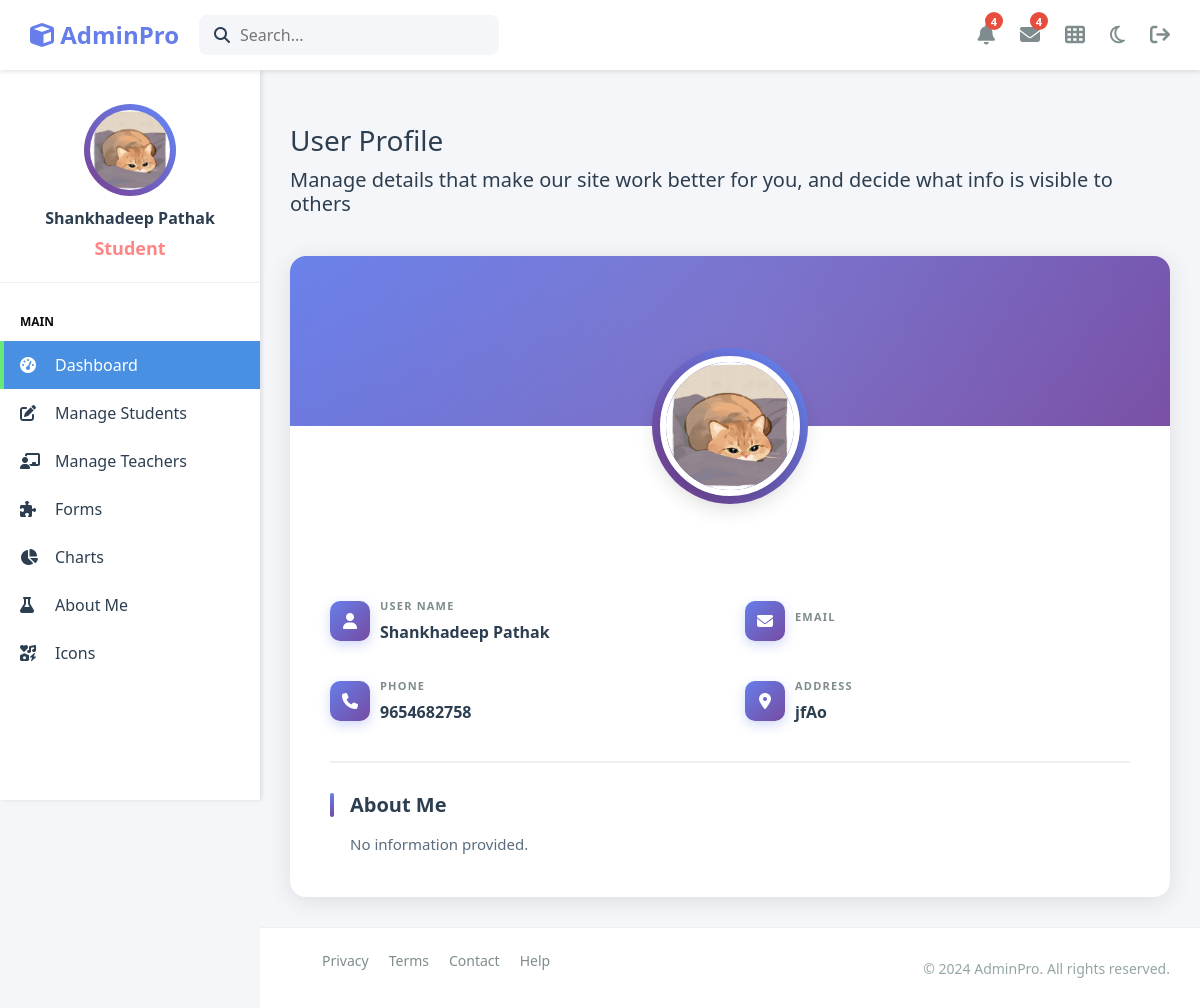
Page /Admin-Dashboard/profile_pages/student_profile.php (signed in) on the committed database.
### tables this page shows
CREATE TABLE `student_tbl` (
  `s_id` int(200) NOT NULL,
  `s_name` varchar(200) NOT NULL,
  `s_gender` varchar(20) NOT NULL,
  `s_dob` date NOT NULL,
  `s_g_name` varchar(200) NOT NULL,
  `s_g_type` varchar(20) NOT NULL,
  `c_id` int(20) NOT NULL,
  `s_class` varchar(20) NOT NULL,
  `s_roll` varchar(20) NOT NULL,
  `s_section` varchar(25) NOT NULL,
  `s_address` varchar(200) NOT NULL,
  `s_img` varchar(250) NOT NULL,
  `s_phone` varchar(20) NOT NULL,
  `s_institute` varchar(200) NOT NULL,
  `s_registration` varchar(200) NOT NULL,
  `username` varchar(200) NOT NULL,
  `password` varchar(200) NOT NULL,
  `s_status` varchar(20) DEFAULT NULL,
  `created_at` timestamp NOT NULL DEFAULT current_timestamp(),
  `updated_at` timestamp NOT NULL DEFAULT current_timestamp() ON UPDATE current_timestamp()
);

### Admin-Dashboard/profile_pages/student_profile.php (the view, shortened to what this page needs)
<?php
include('../../Include/header.php');
if($_SESSION['userAuth']!="" && $_SESSION['userAuth']!=NULL)
$s_id=$_SESSION['s_id'];
include('../../Include/sidebar.php');
?>
<main class="main-content profile-page">
    <div class="page-header">
        <h1>User Profile</h1>
        <h5>Manage details that make our site work better for you, and decide what info is visible to others</h5>
    </div>
    <?php
    try{
        $SELECT="SELECT * FROM student_tbl WHERE s_id='$s_id'";
        $stmt=$pdo->prepare($SELECT);
        $stmt->execute();
        $row=$stmt->fetch(PDO::FETCH_ASSOC);
    }
    catch(PDOException $e){
        echo "Error fetching data: ".$e->getMessage();
    }
    ?>
<div class="content-grid">
    <div class="profile-unified-card">
        <div class="profile-card-header"></div>
        <div class="profile-image-container">
            <?php
            if($row['s_img']!="" && $row['s_img']!=NULL){
            ?>
                <img src="../../assets/image/<?php echo $row['s_img']; ?>" alt="User Image" class="profile-img">
            <?php
            }
            ?>
        </div>
        <div class="profile-card-body">
            <div class="user-details-grid">
                <div class="user-detail-item name">
                    <label for="s_name" id="s_"name>User Name</label>
                    <h3 class="user-detail-name"><?php echo htmlspecialchars($row['s_name'] ?? 'User'); ?></h3>
                </div>
                <div class="user-detail-item email">
                    <label for="s_email" id="s_email">Email</label>
                </div>
                <div class="user-detail-item phone">
                    <label for="s_phone" id="s_phone">Phone</label>
                    <h3 class="user-detail-phone"><?php echo htmlspecialchars($row['s_phone'] ?? 'N/A'); ?></h3>
                </div>
                <div class="user-detail-item address">
                    <label for="s_address" id="s_address">Address</label>
                    <h3 class="user-detail-address"><?php echo htmlspecialchars($row['s_address'] ?? 'N/A'); ?></h3>
                </div>
            </div>
            <div class="about-me-section">
                <h3>About Me</h3>
                <p><?php echo htmlspecialchars($row['s_about'] ?? 'No information provided.'); ?></p>
            </div>
        </div>
    </div>
</div>
</main>
<?php
include('../../Include/footer.php');
?>

### Admin-Dashboard/assets/css/style.css (style rules this page uses)
* { margin: 0; padding: 0; box-sizing: border-box; }
body { font-family: "Segoe UI", Tahoma, Geneva, Verdana, sans-serif; background: #f5f6fa; color: #2c3e50; }
.main-content { margin-left: 260px; margin-top: 70px; padding: 30px; min-height: calc(100vh - 70px); }
.page-header { margin-bottom: 30px; }
.page-header h1 { font-size: 28px; margin-bottom: 5px; }
.content-grid { display: grid; grid-template-columns: repeat(12, 1fr); gap: 20px; }
.profile-page .page-header { text-align: left; margin-bottom: 20px; margin-left: 0; }
.profile-page .page-header h1 { text-align: left; margin-bottom: 10px; }
.profile-page .content-grid { display: flex; justify-content: center; padding-top: 20px; }
.profile-page .profile-unified-card { max-width: 900px; width: 100%; background: #fff; border-radius: 16px; box-shadow: 0 4px 24px rgba(0, 0, 0, 0.1); overflow: hidden; transition: transform 0.3s ease, box-shadow 0.3s ease; }
.profile-card-header { background: linear-gradient(135deg, #667eea 0%, #764ba2 100%); padding: 50px 40px 120px; position: relative; overflow: hidden; }
.profile-card-header::before { content: ""; position: absolute; top: -50%; right: -50%; width: 200%; height: 200%; background: radial-gradient( circle, rgba(255, 255, 255, 0.1) 0%, transparent 70% ); animation: float 8s ease-in-out infinite; }
.profile-image-container { position: relative; width: 140px; height: 140px; margin: 0 auto; margin-top: -70px; z-index: 10; }
.profile-image-container img.profile-img { width: 100%; height: 100%; border-radius: 50%; object-fit: cover; border: 6px solid #fff; box-shadow: 0 8px 24px rgba(0, 0, 0, 0.2); position: relative; z-index: 1; transition: transform 0.4s ease; }
.profile-image-container::before { content: ""; position: absolute; top: -8px; left: -8px; right: -8px; bottom: -8px; border-radius: 50%; background: linear-gradient(45deg, #667eea, #764ba2, #667eea, #764ba2); background-size: 200% 200%; z-index: 0; animation: rotateGradient 4s linear infinite; }
.profile-card-body { padding: 100px 40px 40px; }
.user-details-grid { display: grid; grid-template-columns: repeat(2, 1fr); gap: 30px; margin-bottom: 35px; }
.user-detail-item { position: relative; padding-left: 50px; min-height: 50px; display: flex; flex-direction: column; justify-content: center; }
.user-detail-item::before { content: ""; position: absolute; left: 0; top: 50%; transform: translateY(-50%); width: 40px; height: 40px; border-radius: 10px; background: linear-gradient(135deg, #667eea 0%, #764ba2 100%); display: flex; align-items: center; justify-content: center; font-family: "Font Awesome 5 Free"; font-weight: 900; color: white; font-size: 16px; box-shadow: 0 4px 12px rgba(102, 126, 234, 0.3); }
.user-detail-item.name::before { content: "\f007"; }
.user-detail-item.email::before { content: "\f0e0"; }
.user-detail-item.phone::before { content: "\f095"; }
.user-detail-item.address::before { content: "\f3c5"; }
.user-detail-item label { display: block; font-size: 11px; text-transform: uppercase; letter-spacing: 1.2px; color: #7f8c8d; font-weight: 600; margin-bottom: 6px; }
.user-detail-name, .user-detail-email, .user-detail-phone, .user-detail-address, .user-detail-role { font-size: 16px; font-weight: 600; color: #2c3e50; margin: 0; word-break: break-word; line-height: 1.4; }
.about-me-section { padding-top: 30px; border-top: 2px solid #f0f0f0; }
.about-me-section h3 { font-size: 20px; font-weight: 600; color: #2c3e50; margin-bottom: 15px; position: relative; padding-left: 20px; }
.about-me-section h3::before { content: ""; position: absolute; left: 0; top: 50%; transform: translateY(-50%); width: 4px; height: 24px; background: linear-gradient(180deg, #667eea 0%, #764ba2 100%); border-radius: 2px; }
.about-me-section p { font-size: 15px; line-height: 1.7; color: #5a6c7d; margin: 0; padding-left: 20px; }

### rows in the picture
student_tbl: s_img (picture), s_name "Shankhadeep Pathak", s_phone "9654682758", s_address "jfAo"

### other values in the picture
$role "Student"
$user "Shankhadeep Pathak"
$row['s_about'] "No information provided."
